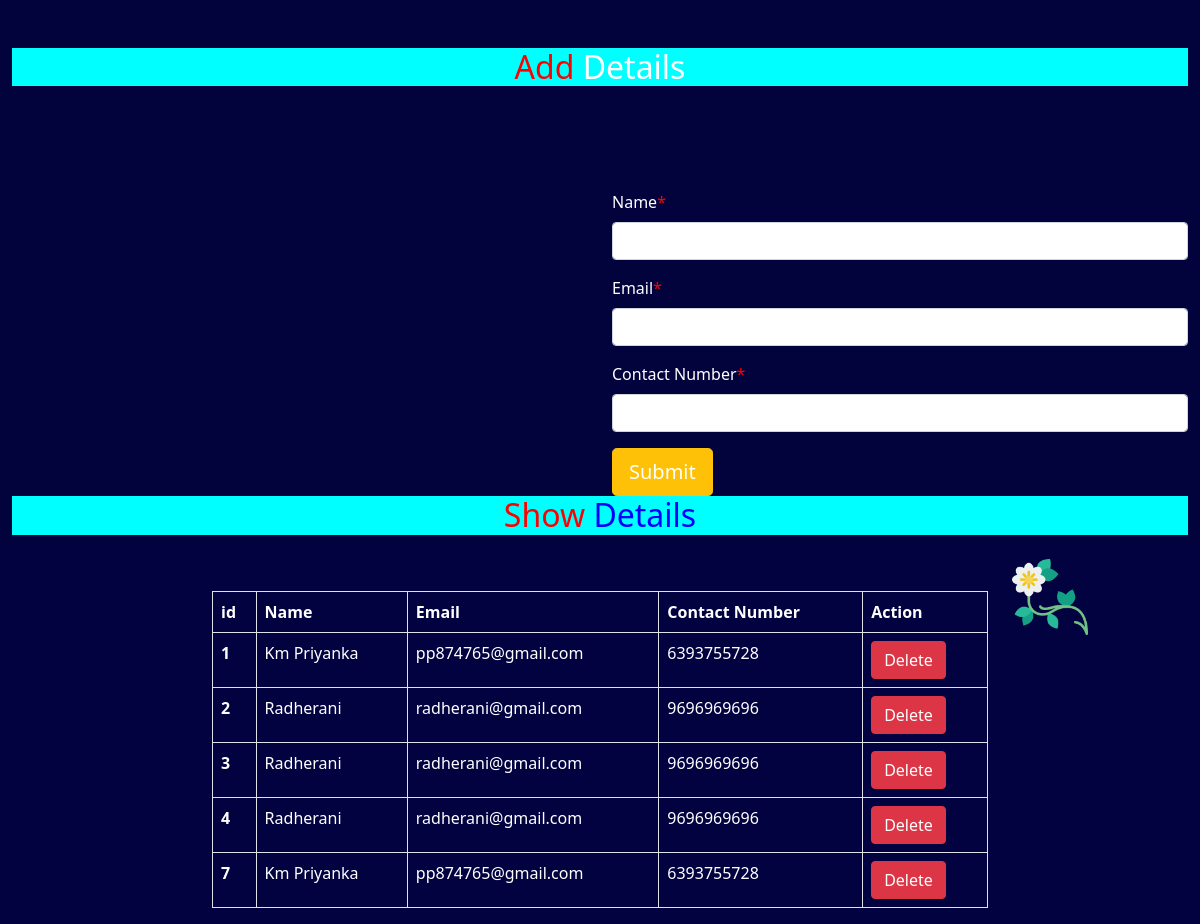
The page / on the database its author committed.
### enroll/models.py (models this page shows)
class simpleform(models.Model):
    name =models.CharField(max_length=100)
    email =models.EmailField(max_length=80)
    phone_number=models.CharField(max_length=100)

### enroll/views.py (the view)
# urls.py: path('',views.index),
def index(request):
    if request.method=='POST':
       form = loginform(request.POST)
       if form.is_valid():
           form.save()
    else:
        form =loginform()
    user =simpleform.objects.all()
    return render(request, 'enroll/index.html',{'form':form,'user':user})

### enroll/forms.py
class loginform(forms.ModelForm):
    class Meta:
        model= simpleform
        fields=['name','email','phone_number']

### enroll/templates/enroll/index.html (shortened to what this page needs)
<!doctype html>
<html lang="en">
    {% load static %}
<head>
    <link href="https://cdn.jsdelivr.net/npm/bootstrap@5.0.2/dist/css/bootstrap.min.css" rel="stylesheet"
>
        <link rel="stylesheet" href="https://cdnjs.cloudflare.com/ajax/libs/font-awesome/6.4.0/css/all.min.css" />
    <link rel="stylesheet" href="{% static 'enroll/css/style.css' %}">
</head>
<body>
    <section style="background-color: rgb(2, 2, 61);">
        <div class="container-fluid">
            <div class="row">
                <div class="col-md-12">
                 <h2 class="text-center mt-5 " style="color:white; background-color:aqua "><span style="color: red;">Add</span><span class="rd"> Details</span>  </h2>
                </div>
            </div>
            <div class="row loginborder">
                <div class="col-md-6">
                </div>
                <div class="col-md-6 mt-5">
                    <form action="" method="POST">
                        <div class="mb-3 mt-5">
                            <label for="exampleInputEmail1" class="form-label text-white"> Name<span style="color:red">*</span></label>
                            <input type="text" class="form-control" id="exampleInputEmail1" aria-describedby="emailHelp"
                                name="name">
                        </div>
                        <div class="mb-3">
                            <label for="exampleInputPassword1" class="form-label text-white" >Email<span style="color:red">*</span></label>
                            <input type="email" class="form-control" id="exampleInputPassword1" name="email">
                        </div>
                        <div class="mb-3">
                            <label for="exampleInputPassword1" class="form-label text-white" >Contact
                                Number<span style="color:red">*</span></label>
                            <input type="text" class="form-control" id="exampleInputPassword1" name="phone_number">
                        </div>
                        <button type="submit mt-4" class="btn btn-warning btn-lg text-white"> Submit</button>
                    </form>
                </div>
            </div>
            <div class="row">
                <div class="col-md-12">
                 <h2 class="text-center " style="color:blue;  background-color:aqua"><span style="color: red;">Show</span><span class="rd"> Details</span>  </h2>
                </div>
            </div>
            <div class="row" style="background-color: rgb(2, 2, 65);">
                <div class="col-md-2"></div>
                <div class="col-md-8 mt-5">
                    <div class="table-responsive">
                        <table class="table table-bordered text-white">
                            <thead>
                              <tr>
                                <th scope="col">id</th>
                                <th scope="col">Name</th>
                                <th scope="col">Email</th>
                                <th scope="col">Contact Number</th>
                                <th scope="col">Action</th>
                              </tr>
                            </thead>
                            <tbody>
                                {% for fm in user %}
                              <tr>
                                <th scope="row">{{fm.id}}</th>
                                <td>{{fm.name}}</td>
                                <td>{{fm.email}}</td>
                                <td>{{fm.phone_number}}</td>
                                <td><a href='/deletedata/{{fm.id}}/'><button type="button" class="btn btn-danger">Delete</button></a>
                                </td>
                              </tr>
                              {% endfor %}
                            </tbody>
                          </table>
                    </div>
                </div>
                <div class="col-md-1 mt-3">
                    <img src="{% static 'enroll/images/flower.png' %}" alt="" class="img-fluid" style="width: 100px;">
                </div>
                <div class="col-md-1"></div>
            </div>
        </div>
    </section>
</body>
</html>

### enroll/static/enroll/css/style.css (style rules this page uses)
.rd { animation: changebg 1s linear infinite; }

### rows shown on the page
simpleform: id "1", name "Km Priyanka", email "pp874765@gmail.com", phone_number "6393755728"
simpleform: id "2", name "Radherani", email "radherani@gmail.com", phone_number "9696969696"
simpleform: id "3", name "Radherani", email "radherani@gmail.com", phone_number "9696969696"
simpleform: id "4", name "Radherani", email "radherani@gmail.com", phone_number "9696969696"
simpleform: id "7", name "Km Priyanka", email "pp874765@gmail.com", phone_number "6393755728"
